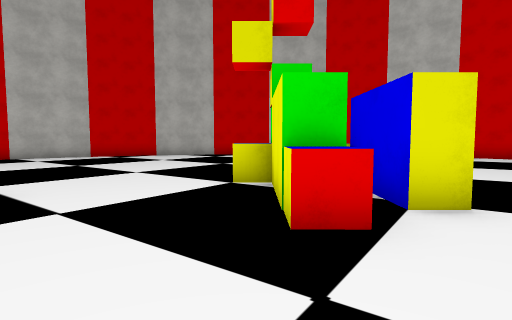
[1] (above)

17 first-person views from a walk through a scene from a Unity 3-D project. The camera is 1.5 m above the floor, tilts 4° down and sees 80° across. The floor is counted in squares, 2 m on a side. Each view is taken from the middle of a square. On the plan, view 1 faces up. The plan holds only what a view shows up to about 10 squares ahead; the rest is blank. The player character is not drawn. Some animated figures are not drawn. Some surface patterns are stand-ins.

[2]
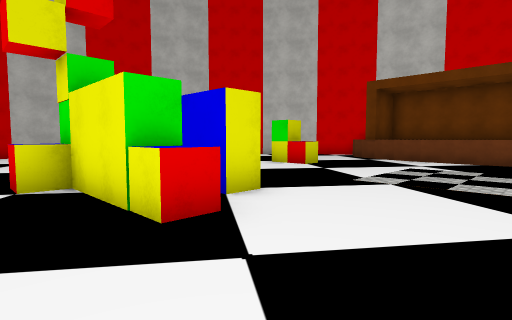

[3]
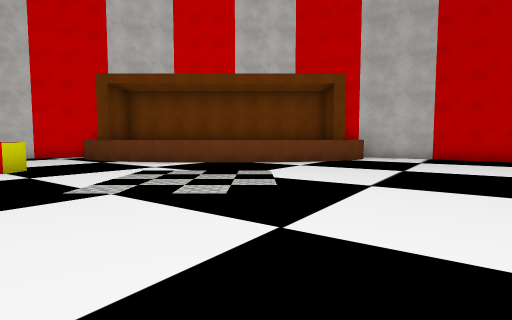

[4]
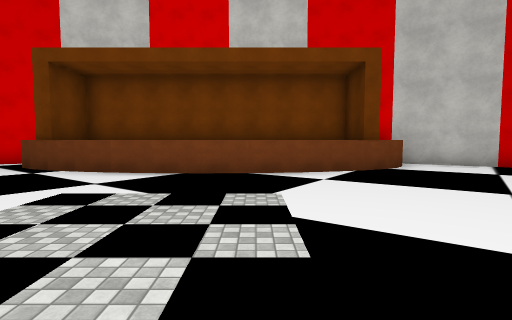

[5]
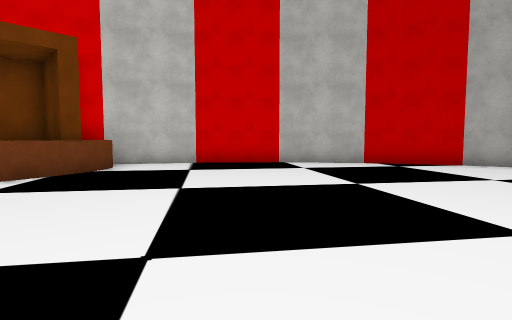

[6]
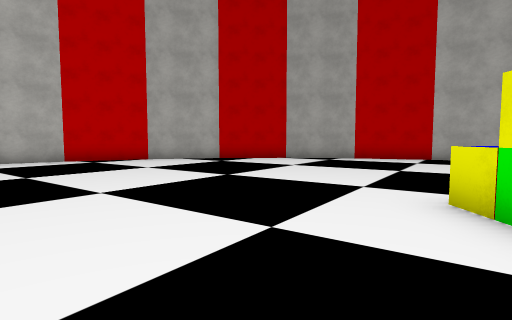

[7]
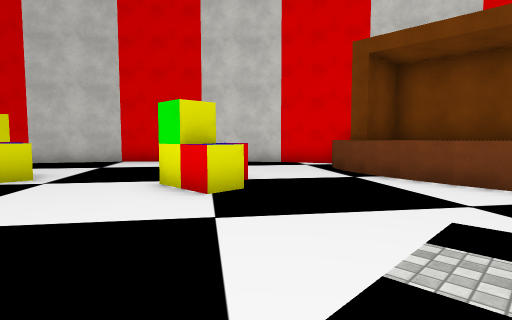

[8]
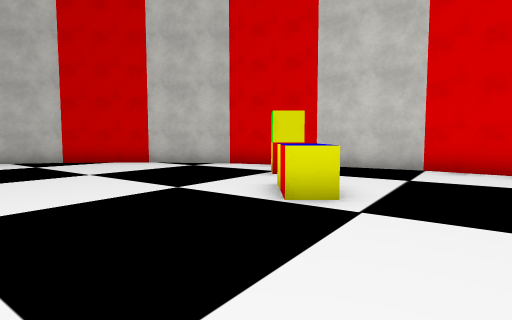

[9]
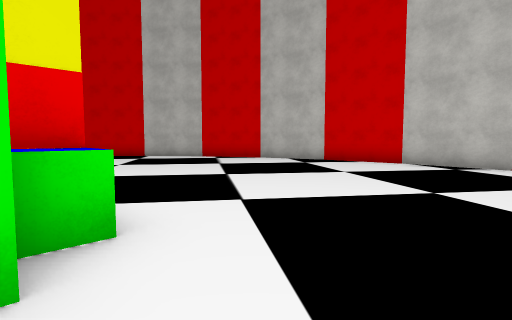

[10]
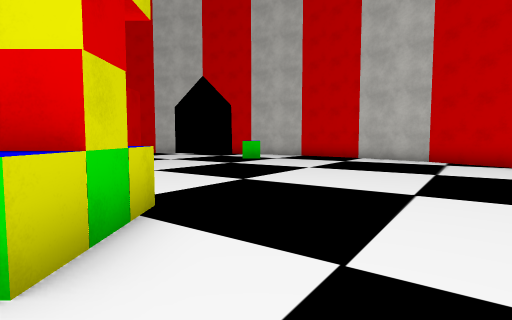

[11]
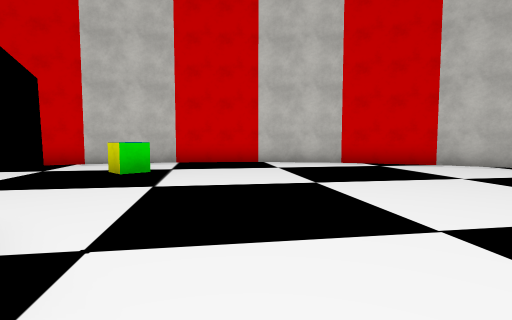

[12]
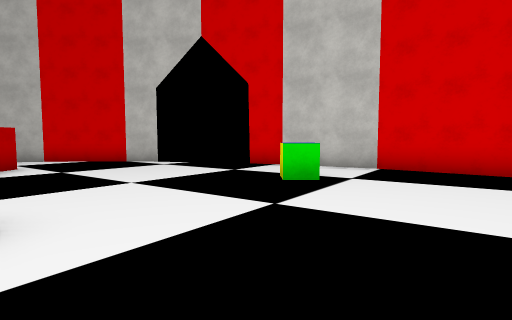

[13]
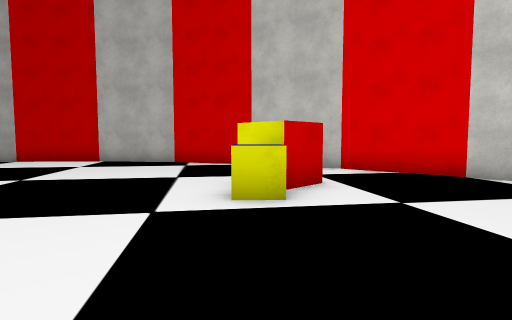

[14]
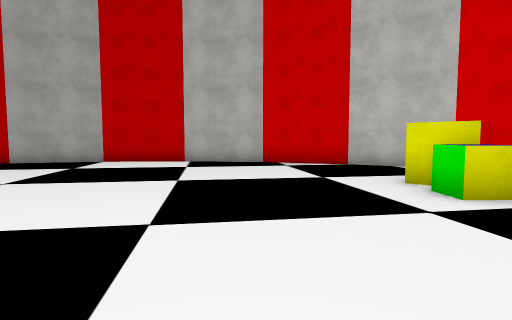

[15]
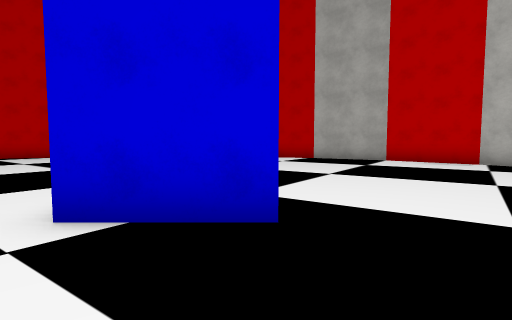

[16]
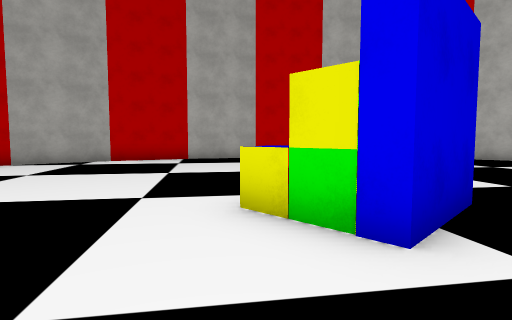

[17]
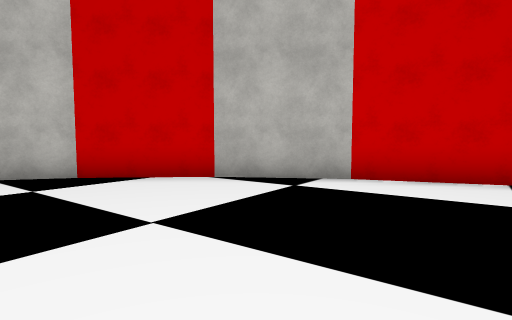

### Floor plan
Points are (right, up) in squares from view 1. A wall is a line through its corners. A room is listed if a view was taken in it or the views show most of it. See-through windows are left out.
Room 1 (views 1, 2, 3, 4, 5, 6, 7, 8, 9, 10, 11, 12, 13, 14, 15, 16, 17)
walls: (1, 2.5) (0.3, 2.5) (0.3, 5.9); (1, 3.2) (0.2, 3.2); (2.4, 3.2) (1.6, 3.2) (1.6, 5.2); (-3.2, -1.7) (-1.2, -1.7) (-1.2, -3.5); (0.4, 5.2) (-0.4, 5.2) (-0.4, 5.9) (1.6, 5.9) (1.6, 5.1); (1, 5.9) (1, 5.3); (-5.5, 3.8) (-4.6, 3.8); (7.1, 5.4) (6.4, 5.4) (6.4, 6.8); (7.1, 6) (6.4, 6); (-8.9, 0.7) (-8.4, 0.2) (-8.9, -0.4); (5.1, 8.7) (4.2, 8.7); (4.4, 9.3) (4.4, 9.9); (9.5, 1.1) (9.7, 3.2); (9.7, -1) (9.6, 1.3); (9.7, 3.1) (9.9, 4.2); (9.9, -1.8) (9.7, -0.7); (9.9, 4.1) (10.2, 4.9); (-8.5, 7.2) (-8.5, 6.5) (-9.3, 6.5); (-10.5, 0.2) (-9.4, 0.2) (-9.4, -0.9); (10.1, 4.8) (10.5, 5.6); (10.2, -2.6) (9.9, -1.7); (10.5, -3.3) (10.2, -2.5); (10.5, 5.5) (10.9, 6.1); (10.7, -3.1) (10.7, -2.7) (12.3, -2.7) (12.3, 5.2) (10.7, 5.2) (10.7, 5.6); (5.1, 11.4) (4.4, 11.4); (10.9, -3.7) (10.5, -3.1); (11.3, -4) (10.8, -3.7); (-7.6, -9.4) (-5.2, -10.8); (-2.9, -11.6) (-0.1, -12); (-12.2, -3.3) (-11, -5.8); (-5.3, -10.8) (-2.7, -11.7); (-9.5, -7.8) (-7.5, -9.5); (-11.1, -5.7) (-9.4, -7.8); (-0.3, -12) (2.4, -11.8); (2.3, -11.8) (5, -11.1); (-12.9, -0.8) (-12.2, -3.5); (-12.9, 2.9) (-13.1, 1.7) (-12.9, -0.9); (4.8, -11.2) (7.3, -9.9); (7.2, -10) (9.4, -8.3); (9.3, -8.4) (11.1, -6.4); (-11.9, 6.8) (-12.2, 5.8); (11, -6.4) (12.4, -4); (-10.5, 9.1) (-11.9, 6.7); (12.3, -4.2) (12.5, -3.6); (-6.8, 12.6) (-8.9, 11) (-10.6, 9); (-1.9, 14.4) (-4.6, 13.7); (-4.5, 13.8) (-6.9, 12.5); (12.5, 6.4) (11.5, 8.4); (0.7, 14.6) (-2, 14.4); (11.5, 8.3) (10.4, 9.8); (9.2, 11.1) (7.9, 12.2); (3.2, 14.3) (0.5, 14.6); (8, 12.1) (5.7, 13.4); (5.8, 13.4) (3.1, 14.3)

Where each view was taken, in squares from view 1:
view 1: 0 up, 0 right, facing up
view 2: 0 up, 1 left, facing up-right
view 3: 0 up, 0 right, facing right
view 4: 0 up, 3 right, facing right
view 5: 1 down, 3 right, facing down-right
view 6: 0 up, 1 right, facing down
view 7: 2 up, 4 right, facing up-right
view 8: 5 up, 4 right, facing up
view 9: 5 up, 4 right, facing up-left
view 10: 7 up, 3 right, facing left
view 11: 4 up, 2 left, facing up-left
view 12: 6 up, 3 left, facing left
view 13: 3 up, 6 left, facing down-left
view 14: 1 up, 4 left, facing down-left
view 15: 1 up, 3 left, facing down
view 16: 1 down, 1 right, facing down-left
view 17: 6 down, 1 left, facing down
